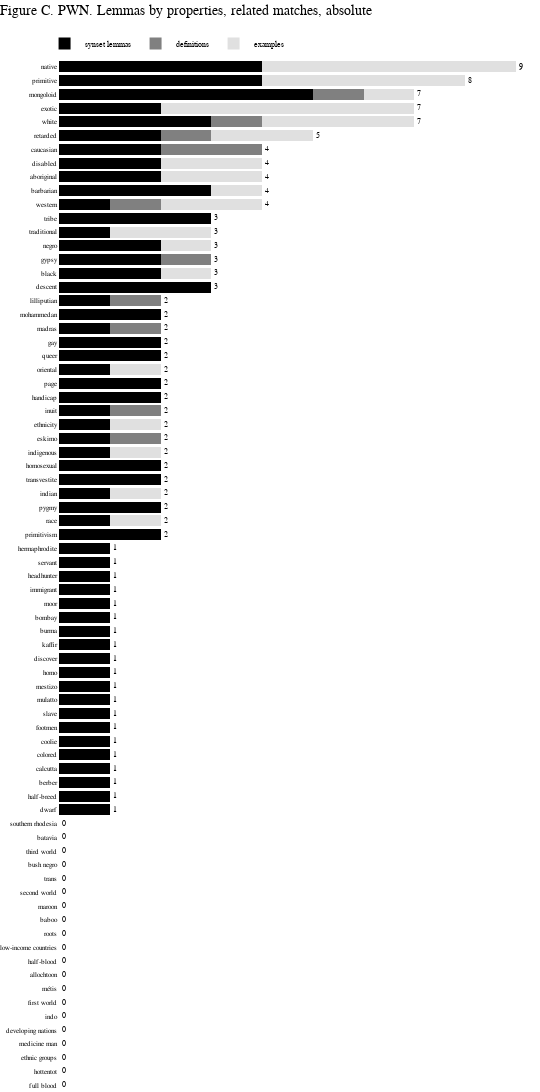

The cell this chart's notebook holds for it:
### Code cell
lemmas = list(stats_by_lemma_en['lemma'])
synset_lemmas = list(stats_by_lemma_en['pwn_le'])
definitions = list(stats_by_lemma_en['pwn_def'])
examples = list(stats_by_lemma_en['pwn_examples'])

# total marker
text_marker = list(stats_by_lemma_en['pwn_total'])

bar_chart = go.Figure(data=[
    go.Bar(name="synset lemmas",
           x=synset_lemmas,
           y=lemmas,
           hovertext=synset_lemmas,
           orientation='h',
           marker_color='rgb(0,0,0)'),
    
    go.Bar(name="definitions",
           x=definitions,
           y=lemmas,
           hovertext=definitions,
           orientation='h',
           marker_color='rgb(128, 128, 128)'),
    
    go.Bar(name="examples",
           x=examples,
           y=lemmas,
           hovertext=examples,
           orientation='h',
           marker_color='rgb(224, 224, 224)',
           text=text_marker,
           textposition='outside')
])

bar_chart.update_layout(barmode='stack',
                  width=540,
                  height=1230,
                  bargap=0.2,
                  paper_bgcolor='rgb(255, 255, 255)',
                  plot_bgcolor='rgb(255, 255, 255)',
                  title={"text":"Figure C. PWN. Lemmas by properties, related matches, absolute",
                        "x":0,
                        "y":1,
                        "yanchor":"top",
                        "yref":"paper",
                        "pad":{"t":-55},
                        "font":{"size":14}},
                  
                  margin=dict(
                    l=0,
                    r=0,
                    b=0,
                    t=60,
                    pad=1),
                  
                  font=dict(
                    family="Arial",
                    size=7,
                    color="black"),
                  
                  legend=dict(
                    traceorder="normal",
                    orientation="h",
                    itemsizing='constant',
                    itemwidth=30,
                    yanchor="top",
                    y=1.03,
                    xanchor="left",
                    x=-0.03,
                    font=dict(
                    family="Arial",
                    size=8,
                    color="black"
                )),
                 )

bar_chart.update_traces(marker=dict(line=dict(width=0)),hoverinfo='text',
                 textfont_size=8, selector=dict(type='bar'))

bar_chart.update_yaxes(showgrid=False,
                visible=True)

bar_chart.update_xaxes(showgrid=False,
                visible=False)

### Figure 1 — Plotly figure (JSON) as saved in the notebook; plotly's stock layout.template omitted (floating-point values rounded to 4 significant figures)
{"data": [{"hoverinfo": "text", "hovertext": ["0", "0", "0", "0", "0", "0", "0", "0", "0", "0", "0", "0", "0", "0", "0", "0", "0", "0", "0", "0", "1", "1", "1", "1", "1", "1", "1", "1", "1", "1", "1", "1", "1", "1", "1", "1", "1", "1", "1", "1", "2", "1", "2", "1", "2", "2", "1", "1", "1", "1", "2", "2", "1", "2", "2", "1", "2", "1", "3", "2", "2", "2", "1", "3", "1", "3", "2", "2", "2", "2", "3", "2", "5", "4", "4"], "marker": {"color": "rgb(0,0,0)", "line": {"width": 0}}, "name": "synset lemmas", "orientation": "h", "textfont": {"size": 8}, "type": "bar", "x": [0, 0, 0, 0, 0, 0, 0, 0, 0, 0, 0, 0, 0, 0, 0, 0, 0, 0, 0, 0, 1, 1, 1, 1, 1, 1, 1, 1, 1, 1, 1, 1, 1, 1, 1, 1, 1, 1, 1, 1, 2, 1, 2, 1, 2, 2, 1, 1, 1, 1, 2, 2, 1, 2, 2, 1, 2, 1, 3, 2, 2, 2, 1, 3, 1, 3, 2, 2, 2, 2, 3, 2, 5, 4, 4], "y": ["full blood", "hottentot", "ethnic groups", "medicine man", "developing nations", "indo", "first world", "métis", "allochtoon", "half-blood", "low-income countries", "roots", "baboo", "maroon", "second world", "trans", "bush negro", "third world", "batavia", "southern rhodesia", "dwarf", "half-breed", "berber", "calcutta", "colored", "coolie", "footmen", "slave", "mulatto", "mestizo", "homo", "discover", "kaffir", "burma", "bombay", "moor", "immigrant", "headhunter", "servant", "hermaphrodite", "primitivism", "race", "pygmy", "indian", "transvestite", "homosexual", "indigenous", "eskimo", "ethnicity", "inuit", "handicap", "page", "oriental", "queer", "gay", "madras", "mohammedan", "lilliputian", "descent", "black", "gypsy", "negro", "traditional", "tribe", "western", "barbarian", "aboriginal", "disabled", "caucasian", "retarded", "white", "exotic", "mongoloid", "primitive", "native"]}, {"hoverinfo": "text", "hovertext": ["0", "0", "0", "0", "0", "0", "0", "0", "0", "0", "0", "0", "0", "0", "0", "0", "0", "0", "0", "0", "0", "0", "0", "0", "0", "0", "0", "0", "0", "0", "0", "0", "0", "0", "0", "0", "0", "0", "0", "0", "0", "0", "0", "0", "0", "0", "0", "1", "0", "1", "0", "0", "0", "0", "0", "1", "0", "1", "0", "0", "1", "0", "0", "0", "1", "0", "0", "0", "2", "1", "1", "0", "1", "0", "0"], "marker": {"color": "rgb(128, 128, 128)", "line": {"width": 0}}, "name": "definitions", "orientation": "h", "textfont": {"size": 8}, "type": "bar", "x": [0, 0, 0, 0, 0, 0, 0, 0, 0, 0, 0, 0, 0, 0, 0, 0, 0, 0, 0, 0, 0, 0, 0, 0, 0, 0, 0, 0, 0, 0, 0, 0, 0, 0, 0, 0, 0, 0, 0, 0, 0, 0, 0, 0, 0, 0, 0, 1, 0, 1, 0, 0, 0, 0, 0, 1, 0, 1, 0, 0, 1, 0, 0, 0, 1, 0, 0, 0, 2, 1, 1, 0, 1, 0, 0], "y": ["full blood", "hottentot", "ethnic groups", "medicine man", "developing nations", "indo", "first world", "métis", "allochtoon", "half-blood", "low-income countries", "roots", "baboo", "maroon", "second world", "trans", "bush negro", "third world", "batavia", "southern rhodesia", "dwarf", "half-breed", "berber", "calcutta", "colored", "coolie", "footmen", "slave", "mulatto", "mestizo", "homo", "discover", "kaffir", "burma", "bombay", "moor", "immigrant", "headhunter", "servant", "hermaphrodite", "primitivism", "race", "pygmy", "indian", "transvestite", "homosexual", "indigenous", "eskimo", "ethnicity", "inuit", "handicap", "page", "oriental", "queer", "gay", "madras", "mohammedan", "lilliputian", "descent", "black", "gypsy", "negro", "traditional", "tribe", "western", "barbarian", "aboriginal", "disabled", "caucasian", "retarded", "white", "exotic", "mongoloid", "primitive", "native"]}, {"hoverinfo": "text", "hovertext": ["0", "0", "0", "0", "0", "0", "0", "0", "0", "0", "0", "0", "0", "0", "0", "0", "0", "0", "0", "0", "0", "0", "0", "0", "0", "0", "0", "0", "0", "0", "0", "0", "0", "0", "0", "0", "0", "0", "0", "0", "0", "1", "0", "1", "0", "0", "1", "0", "1", "0", "0", "0", "1", "0", "0", "0", "0", "0", "0", "1", "0", "1", "2", "0", "2", "1", "2", "2", "0", "2", "3", "5", "1", "4", "5"], "marker": {"color": "rgb(224, 224, 224)", "line": {"width": 0}}, "name": "examples", "orientation": "h", "text": ["0", "0", "0", "0", "0", "0", "0", "0", "0", "0", "0", "0", "0", "0", "0", "0", "0", "0", "0", "0", "1", "1", "1", "1", "1", "1", "1", "1", "1", "1", "1", "1", "1", "1", "1", "1", "1", "1", "1", "1", "2", "2", "2", "2", "2", "2", "2", "2", "2", "2", "2", "2", "2", "2", "2", "2", "2", "2", "3", "3", "3", "3", "3", "3", "4", "4", "4", "4", "4", "5", "7", "7", "7", "8", "9"], "textfont": {"size": 8}, "textposition": "outside", "type": "bar", "x": [0, 0, 0, 0, 0, 0, 0, 0, 0, 0, 0, 0, 0, 0, 0, 0, 0, 0, 0, 0, 0, 0, 0, 0, 0, 0, 0, 0, 0, 0, 0, 0, 0, 0, 0, 0, 0, 0, 0, 0, 0, 1, 0, 1, 0, 0, 1, 0, 1, 0, 0, 0, 1, 0, 0, 0, 0, 0, 0, 1, 0, 1, 2, 0, 2, 1, 2, 2, 0, 2, 3, 5, 1, 4, 5], "y": ["full blood", "hottentot", "ethnic groups", "medicine man", "developing nations", "indo", "first world", "métis", "allochtoon", "half-blood", "low-income countries", "roots", "baboo", "maroon", "second world", "trans", "bush negro", "third world", "batavia", "southern rhodesia", "dwarf", "half-breed", "berber", "calcutta", "colored", "coolie", "footmen", "slave", "mulatto", "mestizo", "homo", "discover", "kaffir", "burma", "bombay", "moor", "immigrant", "headhunter", "servant", "hermaphrodite", "primitivism", "race", "pygmy", "indian", "transvestite", "homosexual", "indigenous", "eskimo", "ethnicity", "inuit", "handicap", "page", "oriental", "queer", "gay", "madras", "mohammedan", "lilliputian", "descent", "black", "gypsy", "negro", "traditional", "tribe", "western", "barbarian", "aboriginal", "disabled", "caucasian", "retarded", "white", "exotic", "mongoloid", "primitive", "native"]}], "layout": {"bargap": 0.2, "barmode": "stack", "font": {"color": "black", "family": "Arial", "size": 7}, "height": 1230, "legend": {"font": {"color": "black", "family": "Arial", "size": 8}, "itemsizing": "constant", "itemwidth": 30, "orientation": "h", "traceorder": "normal", "x": -0.03, "xanchor": "left", "y": 1.03, "yanchor": "top"}, "margin": {"b": 0, "l": 0, "pad": 1, "r": 0, "t": 60}, "paper_bgcolor": "rgb(255, 255, 255)", "plot_bgcolor": "rgb(255, 255, 255)", "title": {"font": {"size": 14}, "pad": {"t": -55}, "text": "Figure C. PWN. Lemmas by properties, related matches, absolute", "x": 0, "y": 1, "yanchor": "top", "yref": "paper"}, "width": 540, "xaxis": {"showgrid": false, "visible": false}, "yaxis": {"showgrid": false, "visible": true}}}
